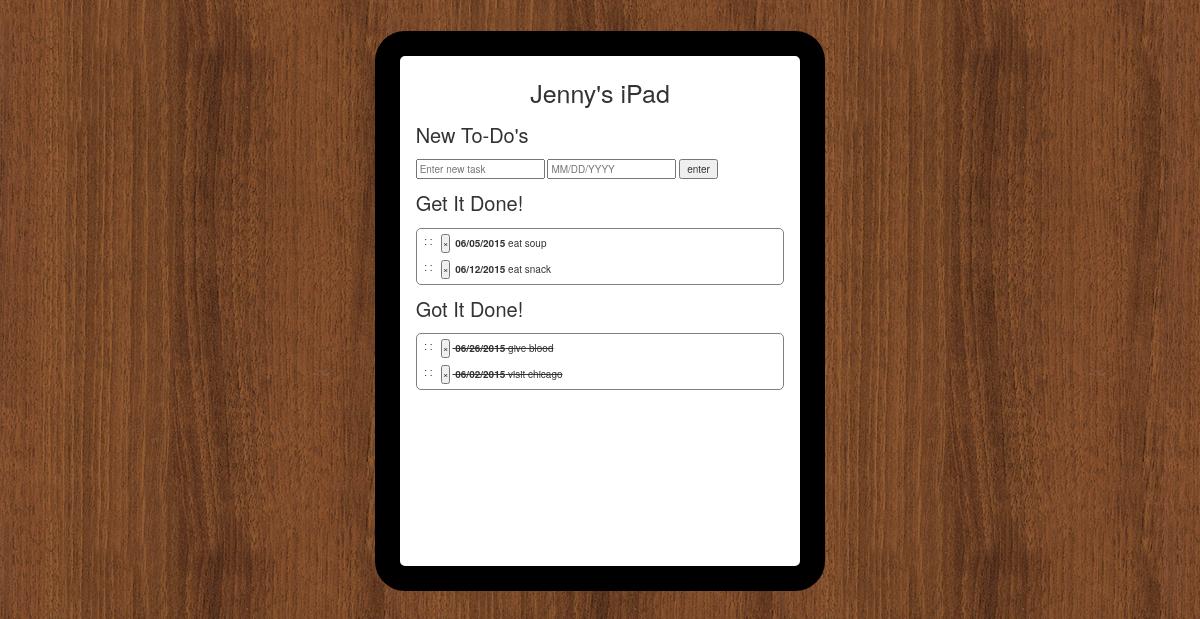
The app's page /, older data.
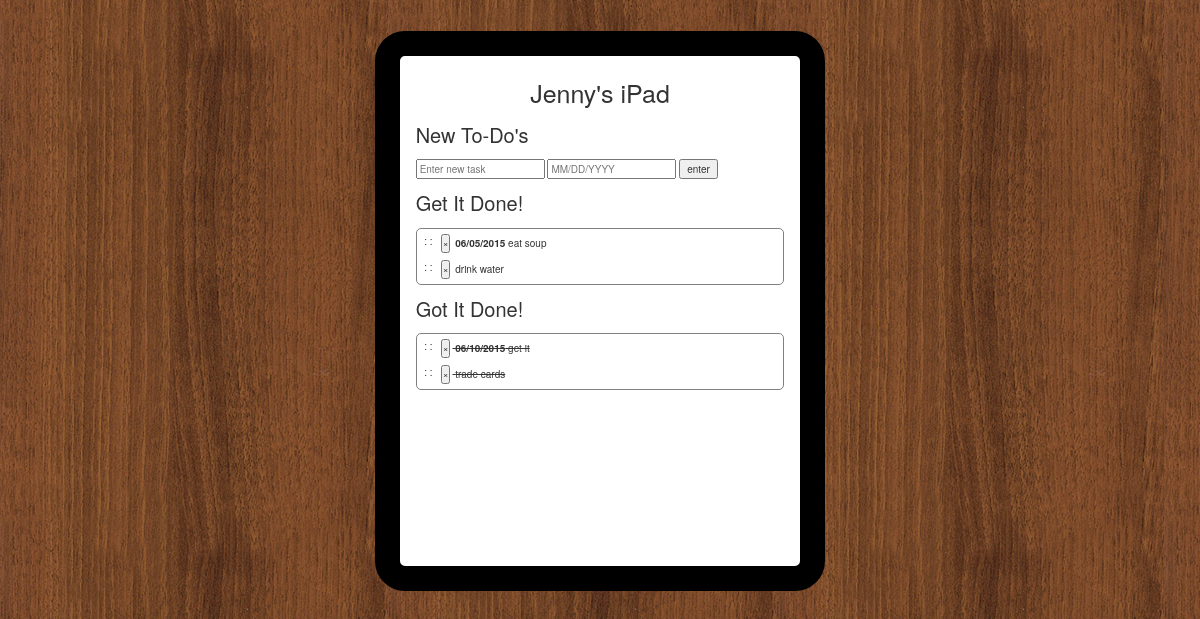
The same page, newer data.
### list/models.py (models this page shows)
class Task(models.Model):
    task = models.CharField(max_length=300)
    duedate = models.CharField(max_length=20, blank=True, null=True)
    completed = models.BooleanField(default=False)

### list/views.py (the view)
# urls.py: url(r'^$', views.index, name="list"), #main, index. ONLY VISUAL VIEW
def index(request):
    tasks = Task.objects.all()
    return render(request, "list/list.html", {'tasks': tasks})

### list/templates/list/list.html (shortened to what this page needs)
{%  load staticfiles %}
<!DOCTYPE html>
<html>
<head lang="en">
    <link rel="stylesheet" href="../../../static/css/bootstrap.min.css">
    <link rel="stylesheet" href="../../../static/css/bootstrap-theme.min.css">
    <link rel="stylesheet" href="../../../static/css/normalize.css">
    <link rel="stylesheet" href="../../../static/css/style.css">
    <link rel="stylesheet" href="//code.jquery.com/ui/1.11.4/themes/smoothness/jquery-ui.css">
</head>
<body>
<article>
    <section id="title">
        <h1>Jenny's iPad</h1>
    </section>
    <section>
        <div>
            <h1>New To-Do's</h1>
                <form id="addtasks" method="post">
                    <input id="newtask" type="text" placeholder="Enter new task" name="newtask" required>
                    <input id="datepicker" type="text" placeholder="MM/DD/YYYY" name="duedate">
                    <input type="submit" value="enter">
                </form>
        </div>
        <h1>Get It Done!</h1>
            <div id="getitdone">
                <ul class="tasklist sortable">
                    {%  for task in tasks %}
                        {% if not task.completed %}
                            <li draggable="true" data-task-id="{{ task.id }}" class="taskText"><span class="handle">&nbsp; : : </span><button class="delete">&times;</button>
                            <strong>{{ task.duedate }}</strong> {{ task.task }}</li>
                        {%  endif %}
                    {%  endfor %}
                </ul>
            </div>
        <h1>Got It Done!</h1>
            <div id="gotitdone">
                <ul class="completedlist sortable">
                    {%  for task in tasks %}
                        {% if task.completed %}
                           <li draggable="true" data-task-id="{{ task.id }}" class="taskText"><span class="handle">&nbsp; : : </span><button class="delete">&times;</button>
                            <strong>{{ task.duedate }}</strong> {{ task.task }}</li>
                        {%  endif %}
                    {%  endfor %}
                </ul>
            </div>
    </section>
</article>
</body>
</html>

Row changes from the older to the newer data that the page shows:
removed Task: duedate "06/12/2015", task "eat snack", shown under "Get It Done!"
removed Task: duedate "06/26/2015", task "give blood", shown under "Got It Done!"
removed Task: duedate "06/02/2015", task "visit chicago", shown under "Got It Done!"
added Task: task "drink water", shown under "Get It Done!"
added Task: duedate "06/10/2015", task "get it", shown under "Got It Done!"
added Task: task "trade cards", shown under "Got It Done!"
